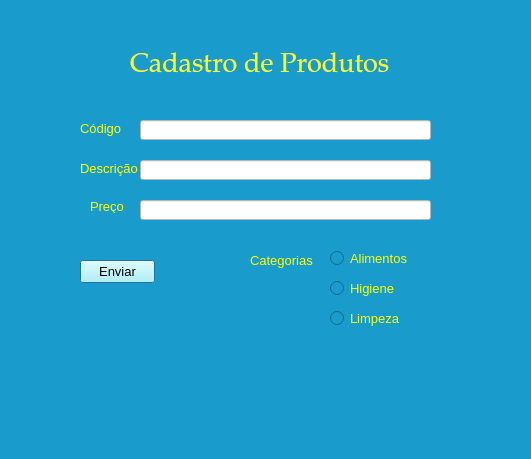
<?xml version="1.0" encoding="UTF-8"?>
<ui version="4.0">
 <class>Dialog</class>
 <widget class="QDialog" name="Dialog">
  <property name="geometry">
   <rect>
    <x>0</x>
    <y>0</y>
    <width>531</width>
    <height>459</height>
   </rect>
  </property>
  <property name="font">
   <font>
    <pointsize>10</pointsize>
   </font>
  </property>
  <property name="windowTitle">
   <string>Dialog</string>
  </property>
  <property name="styleSheet">
   <string notr="true">background-color:rgb(25, 156, 203)</string>
  </property>
  <widget class="QLabel" name="label">
   <property name="geometry">
    <rect>
     <x>130</x>
     <y>20</y>
     <width>261</width>
     <height>91</height>
    </rect>
   </property>
   <property name="font">
    <font>
     <family>Palatino Linotype</family>
     <pointsize>20</pointsize>
    </font>
   </property>
   <property name="styleSheet">
    <string notr="true">color: rgb(255, 255, 0)</string>
   </property>
   <property name="text">
    <string>Cadastro de Produtos</string>
   </property>
  </widget>
  <widget class="QLabel" name="label_2">
   <property name="geometry">
    <rect>
     <x>80</x>
     <y>120</y>
     <width>41</width>
     <height>16</height>
    </rect>
   </property>
   <property name="font">
    <font>
     <pointsize>10</pointsize>
    </font>
   </property>
   <property name="styleSheet">
    <string notr="true">color: rgb(255, 255, 0);</string>
   </property>
   <property name="text">
    <string>Código </string>
   </property>
  </widget>
  <widget class="QLabel" name="label_3">
   <property name="geometry">
    <rect>
     <x>80</x>
     <y>160</y>
     <width>61</width>
     <height>16</height>
    </rect>
   </property>
   <property name="font">
    <font>
     <pointsize>10</pointsize>
    </font>
   </property>
   <property name="styleSheet">
    <string notr="true">color: rgb(255, 255, 0);</string>
   </property>
   <property name="text">
    <string>Descrição</string>
   </property>
  </widget>
  <widget class="QLabel" name="label_4">
   <property name="geometry">
    <rect>
     <x>90</x>
     <y>200</y>
     <width>47</width>
     <height>13</height>
    </rect>
   </property>
   <property name="font">
    <font>
     <pointsize>10</pointsize>
    </font>
   </property>
   <property name="styleSheet">
    <string notr="true">color: rgb(255, 255, 0);</string>
   </property>
   <property name="text">
    <string>Preço</string>
   </property>
  </widget>
  <widget class="QLineEdit" name="lineEdit">
   <property name="geometry">
    <rect>
     <x>140</x>
     <y>120</y>
     <width>291</width>
     <height>20</height>
    </rect>
   </property>
   <property name="styleSheet">
    <string notr="true">background-color: rgb(255, 255, 255);</string>
   </property>
  </widget>
  <widget class="QLineEdit" name="lineEdit_2">
   <property name="geometry">
    <rect>
     <x>140</x>
     <y>160</y>
     <width>291</width>
     <height>20</height>
    </rect>
   </property>
   <property name="styleSheet">
    <string notr="true">background-color: rgb(255, 255, 255);</string>
   </property>
  </widget>
  <widget class="QLineEdit" name="lineEdit_3">
   <property name="geometry">
    <rect>
     <x>140</x>
     <y>200</y>
     <width>291</width>
     <height>20</height>
    </rect>
   </property>
   <property name="styleSheet">
    <string notr="true">background-color: rgb(255, 255, 255);</string>
   </property>
  </widget>
  <widget class="QRadioButton" name="radioButton">
   <property name="geometry">
    <rect>
     <x>330</x>
     <y>250</y>
     <width>82</width>
     <height>17</height>
    </rect>
   </property>
   <property name="styleSheet">
    <string notr="true">color: rgb(255, 255, 0);</string>
   </property>
   <property name="text">
    <string>Alimentos</string>
   </property>
  </widget>
  <widget class="QRadioButton" name="radioButton_2">
   <property name="geometry">
    <rect>
     <x>330</x>
     <y>280</y>
     <width>82</width>
     <height>17</height>
    </rect>
   </property>
   <property name="styleSheet">
    <string notr="true">color: rgb(255, 255, 0);</string>
   </property>
   <property name="text">
    <string>Higiene</string>
   </property>
  </widget>
  <widget class="QRadioButton" name="radioButton_3">
   <property name="geometry">
    <rect>
     <x>330</x>
     <y>310</y>
     <width>82</width>
     <height>17</height>
    </rect>
   </property>
   <property name="styleSheet">
    <string notr="true">color: rgb(255, 255, 0);</string>
   </property>
   <property name="text">
    <string>Limpeza</string>
   </property>
  </widget>
  <widget class="QLabel" name="label_5">
   <property name="geometry">
    <rect>
     <x>250</x>
     <y>250</y>
     <width>71</width>
     <height>20</height>
    </rect>
   </property>
   <property name="font">
    <font>
     <family>MS Shell Dlg 2</family>
     <pointsize>10</pointsize>
     <weight>9</weight>
     <italic>false</italic>
     <bold>false</bold>
    </font>
   </property>
   <property name="styleSheet">
    <string notr="true">color: rgb(255, 255, 0);
font: 75 10pt &quot;MS Shell Dlg 2&quot;;</string>
   </property>
   <property name="text">
    <string>Categorias</string>
   </property>
  </widget>
  <widget class="QPushButton" name="pushButton">
   <property name="geometry">
    <rect>
     <x>80</x>
     <y>260</y>
     <width>75</width>
     <height>23</height>
    </rect>
   </property>
   <property name="styleSheet">
    <string notr="true">color: rgb(0, 0, 0);
background-color: rgb(170, 255, 255);</string>
   </property>
   <property name="text">
    <string>Enviar</string>
   </property>
  </widget>
 </widget>
 <resources/>
 <connections/>
</ui>
